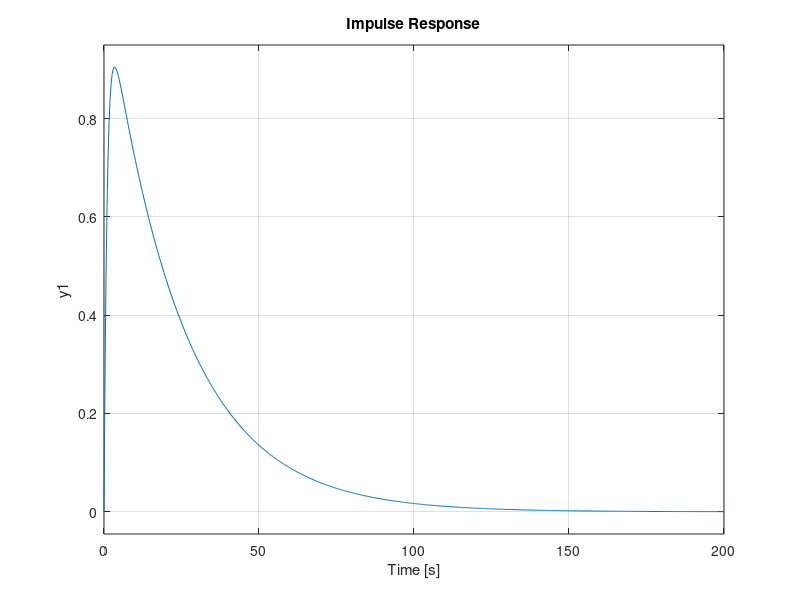

The MATLAB script that drew this image:
vs=input('vs value');
l=input('l value');
r=input('r value');
c=input('c value');
num=[vs];
den=[l r 1/c];
sys=tf(num,den);
impulse(sys);
